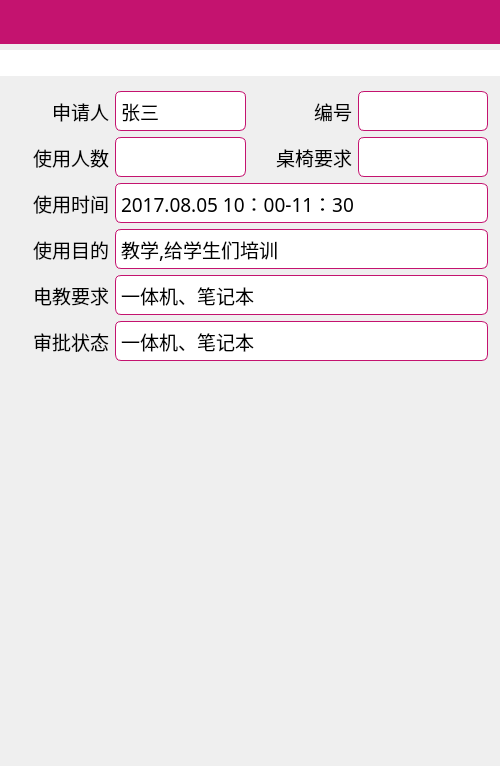
<?xml version="1.0" encoding="UTF-8"?>
<ui version="4.0">
 <class>RoomPage2</class>
 <widget class="QWidget" name="RoomPage2">
  <property name="geometry">
   <rect>
    <x>0</x>
    <y>0</y>
    <width>500</width>
    <height>766</height>
   </rect>
  </property>
  <property name="font">
   <font>
    <family>微软雅黑</family>
    <pointsize>18</pointsize>
   </font>
  </property>
  <property name="windowTitle">
   <string>Form</string>
  </property>
  <layout class="QVBoxLayout" name="verticalLayout">
   <property name="leftMargin">
    <number>0</number>
   </property>
   <property name="topMargin">
    <number>0</number>
   </property>
   <property name="rightMargin">
    <number>0</number>
   </property>
   <property name="bottomMargin">
    <number>0</number>
   </property>
   <item>
    <widget class="TitleBar" name="titleBar" native="true">
     <property name="minimumSize">
      <size>
       <width>0</width>
       <height>44</height>
      </size>
     </property>
     <property name="styleSheet">
      <string notr="true">background-color: rgb(196, 19, 111);</string>
     </property>
    </widget>
   </item>
   <item>
    <widget class="QLabel" name="title">
     <property name="minimumSize">
      <size>
       <width>300</width>
       <height>0</height>
      </size>
     </property>
     <property name="font">
      <font>
       <family>微软雅黑</family>
       <pointsize>14</pointsize>
      </font>
     </property>
     <property name="styleSheet">
      <string notr="true">background-color: rgb(255,255,255);</string>
     </property>
     <property name="text">
      <string/>
     </property>
     <property name="alignment">
      <set>Qt::AlignCenter</set>
     </property>
    </widget>
   </item>
   <item>
    <widget class="QWidget" name="widget" native="true">
     <property name="styleSheet">
      <string notr="true">background-color: transparent;</string>
     </property>
     <layout class="QGridLayout" name="gridLayout">
      <property name="rightMargin">
       <number>12</number>
      </property>
      <item row="0" column="0">
       <widget class="QLabel" name="nameApplicant">
        <property name="minimumSize">
         <size>
          <width>50</width>
          <height>40</height>
         </size>
        </property>
        <property name="maximumSize">
         <size>
          <width>100</width>
          <height>16777215</height>
         </size>
        </property>
        <property name="palette">
         <palette>
          <active>
           <colorrole role="Button">
            <brush brushstyle="SolidPattern">
             <color alpha="0">
              <red>0</red>
              <green>0</green>
              <blue>0</blue>
             </color>
            </brush>
           </colorrole>
           <colorrole role="Base">
            <brush brushstyle="SolidPattern">
             <color alpha="0">
              <red>0</red>
              <green>0</green>
              <blue>0</blue>
             </color>
            </brush>
           </colorrole>
           <colorrole role="Window">
            <brush brushstyle="SolidPattern">
             <color alpha="0">
              <red>0</red>
              <green>0</green>
              <blue>0</blue>
             </color>
            </brush>
           </colorrole>
          </active>
          <inactive>
           <colorrole role="Button">
            <brush brushstyle="SolidPattern">
             <color alpha="0">
              <red>0</red>
              <green>0</green>
              <blue>0</blue>
             </color>
            </brush>
           </colorrole>
           <colorrole role="Base">
            <brush brushstyle="SolidPattern">
             <color alpha="0">
              <red>0</red>
              <green>0</green>
              <blue>0</blue>
             </color>
            </brush>
           </colorrole>
           <colorrole role="Window">
            <brush brushstyle="SolidPattern">
             <color alpha="0">
              <red>0</red>
              <green>0</green>
              <blue>0</blue>
             </color>
            </brush>
           </colorrole>
          </inactive>
          <disabled>
           <colorrole role="Button">
            <brush brushstyle="SolidPattern">
             <color alpha="0">
              <red>0</red>
              <green>0</green>
              <blue>0</blue>
             </color>
            </brush>
           </colorrole>
           <colorrole role="Base">
            <brush brushstyle="SolidPattern">
             <color alpha="0">
              <red>0</red>
              <green>0</green>
              <blue>0</blue>
             </color>
            </brush>
           </colorrole>
           <colorrole role="Window">
            <brush brushstyle="SolidPattern">
             <color alpha="0">
              <red>0</red>
              <green>0</green>
              <blue>0</blue>
             </color>
            </brush>
           </colorrole>
          </disabled>
         </palette>
        </property>
        <property name="font">
         <font>
          <family>微软雅黑</family>
          <pointsize>14</pointsize>
         </font>
        </property>
        <property name="styleSheet">
         <string notr="true">QLabel{
	background-color: transparent
}</string>
        </property>
        <property name="frameShape">
         <enum>QFrame::NoFrame</enum>
        </property>
        <property name="text">
         <string>申请人</string>
        </property>
        <property name="alignment">
         <set>Qt::AlignRight|Qt::AlignTrailing|Qt::AlignVCenter</set>
        </property>
       </widget>
      </item>
      <item row="0" column="1">
       <widget class="QLabel" name="applicant">
        <property name="minimumSize">
         <size>
          <width>50</width>
          <height>0</height>
         </size>
        </property>
        <property name="font">
         <font>
          <family>微软雅黑</family>
          <pointsize>14</pointsize>
         </font>
        </property>
        <property name="styleSheet">
         <string notr="true">QLabel{
	border:1px solid rgb(196, 19, 111);
	border-radius: 6px;
	background-color: rgb(255,255,255);
}</string>
        </property>
        <property name="frameShape">
         <enum>QFrame::StyledPanel</enum>
        </property>
        <property name="text">
         <string>张三</string>
        </property>
       </widget>
      </item>
      <item row="0" column="2">
       <widget class="QLabel" name="label_36">
        <property name="minimumSize">
         <size>
          <width>50</width>
          <height>20</height>
         </size>
        </property>
        <property name="maximumSize">
         <size>
          <width>100</width>
          <height>16777215</height>
         </size>
        </property>
        <property name="palette">
         <palette>
          <active>
           <colorrole role="Button">
            <brush brushstyle="SolidPattern">
             <color alpha="0">
              <red>0</red>
              <green>0</green>
              <blue>0</blue>
             </color>
            </brush>
           </colorrole>
           <colorrole role="Base">
            <brush brushstyle="SolidPattern">
             <color alpha="0">
              <red>0</red>
              <green>0</green>
              <blue>0</blue>
             </color>
            </brush>
           </colorrole>
           <colorrole role="Window">
            <brush brushstyle="SolidPattern">
             <color alpha="0">
              <red>0</red>
              <green>0</green>
              <blue>0</blue>
             </color>
            </brush>
           </colorrole>
          </active>
          <inactive>
           <colorrole role="Button">
            <brush brushstyle="SolidPattern">
             <color alpha="0">
              <red>0</red>
              <green>0</green>
              <blue>0</blue>
             </color>
            </brush>
           </colorrole>
           <colorrole role="Base">
            <brush brushstyle="SolidPattern">
             <color alpha="0">
              <red>0</red>
              <green>0</green>
              <blue>0</blue>
             </color>
            </brush>
           </colorrole>
           <colorrole role="Window">
            <brush brushstyle="SolidPattern">
             <color alpha="0">
              <red>0</red>
              <green>0</green>
              <blue>0</blue>
             </color>
            </brush>
           </colorrole>
          </inactive>
          <disabled>
           <colorrole role="Button">
            <brush brushstyle="SolidPattern">
             <color alpha="0">
              <red>0</red>
              <green>0</green>
              <blue>0</blue>
             </color>
            </brush>
           </colorrole>
           <colorrole role="Base">
            <brush brushstyle="SolidPattern">
             <color alpha="0">
              <red>0</red>
              <green>0</green>
              <blue>0</blue>
             </color>
            </brush>
           </colorrole>
           <colorrole role="Window">
            <brush brushstyle="SolidPattern">
             <color alpha="0">
              <red>0</red>
              <green>0</green>
              <blue>0</blue>
             </color>
            </brush>
           </colorrole>
          </disabled>
         </palette>
        </property>
        <property name="font">
         <font>
          <family>微软雅黑</family>
          <pointsize>14</pointsize>
         </font>
        </property>
        <property name="styleSheet">
         <string notr="true">QLabel{
	background-color: transparent
}</string>
        </property>
        <property name="frameShape">
         <enum>QFrame::NoFrame</enum>
        </property>
        <property name="text">
         <string>编号</string>
        </property>
        <property name="alignment">
         <set>Qt::AlignRight|Qt::AlignTrailing|Qt::AlignVCenter</set>
        </property>
       </widget>
      </item>
      <item row="0" column="3">
       <widget class="QLabel" name="serialNum">
        <property name="minimumSize">
         <size>
          <width>50</width>
          <height>0</height>
         </size>
        </property>
        <property name="font">
         <font>
          <family>微软雅黑</family>
          <pointsize>14</pointsize>
         </font>
        </property>
        <property name="styleSheet">
         <string notr="true">QLabel{
	border:1px solid rgb(196, 19, 111);
	border-radius: 6px;
	background-color: rgb(255,255,255);
}</string>
        </property>
        <property name="frameShape">
         <enum>QFrame::StyledPanel</enum>
        </property>
        <property name="text">
         <string/>
        </property>
       </widget>
      </item>
      <item row="1" column="0">
       <widget class="QLabel" name="label_19">
        <property name="minimumSize">
         <size>
          <width>50</width>
          <height>40</height>
         </size>
        </property>
        <property name="palette">
         <palette>
          <active>
           <colorrole role="Button">
            <brush brushstyle="SolidPattern">
             <color alpha="0">
              <red>0</red>
              <green>0</green>
              <blue>0</blue>
             </color>
            </brush>
           </colorrole>
           <colorrole role="Base">
            <brush brushstyle="SolidPattern">
             <color alpha="0">
              <red>0</red>
              <green>0</green>
              <blue>0</blue>
             </color>
            </brush>
           </colorrole>
           <colorrole role="Window">
            <brush brushstyle="SolidPattern">
             <color alpha="0">
              <red>0</red>
              <green>0</green>
              <blue>0</blue>
             </color>
            </brush>
           </colorrole>
          </active>
          <inactive>
           <colorrole role="Button">
            <brush brushstyle="SolidPattern">
             <color alpha="0">
              <red>0</red>
              <green>0</green>
              <blue>0</blue>
             </color>
            </brush>
           </colorrole>
           <colorrole role="Base">
            <brush brushstyle="SolidPattern">
             <color alpha="0">
              <red>0</red>
              <green>0</green>
              <blue>0</blue>
             </color>
            </brush>
           </colorrole>
           <colorrole role="Window">
            <brush brushstyle="SolidPattern">
             <color alpha="0">
              <red>0</red>
              <green>0</green>
              <blue>0</blue>
             </color>
            </brush>
           </colorrole>
          </inactive>
          <disabled>
           <colorrole role="Button">
            <brush brushstyle="SolidPattern">
             <color alpha="0">
              <red>0</red>
              <green>0</green>
              <blue>0</blue>
             </color>
            </brush>
           </colorrole>
           <colorrole role="Base">
            <brush brushstyle="SolidPattern">
             <color alpha="0">
              <red>0</red>
              <green>0</green>
              <blue>0</blue>
             </color>
            </brush>
           </colorrole>
           <colorrole role="Window">
            <brush brushstyle="SolidPattern">
             <color alpha="0">
              <red>0</red>
              <green>0</green>
              <blue>0</blue>
             </color>
            </brush>
           </colorrole>
          </disabled>
         </palette>
        </property>
        <property name="font">
         <font>
          <family>微软雅黑</family>
          <pointsize>14</pointsize>
         </font>
        </property>
        <property name="styleSheet">
         <string notr="true">QLabel{
	background-color: transparent
}</string>
        </property>
        <property name="frameShape">
         <enum>QFrame::NoFrame</enum>
        </property>
        <property name="text">
         <string>使用人数</string>
        </property>
        <property name="alignment">
         <set>Qt::AlignRight|Qt::AlignTrailing|Qt::AlignVCenter</set>
        </property>
       </widget>
      </item>
      <item row="1" column="1">
       <widget class="QLabel" name="peoples">
        <property name="minimumSize">
         <size>
          <width>50</width>
          <height>0</height>
         </size>
        </property>
        <property name="font">
         <font>
          <family>微软雅黑</family>
          <pointsize>14</pointsize>
         </font>
        </property>
        <property name="styleSheet">
         <string notr="true">QLabel{
	border:1px solid rgb(196, 19, 111);
	border-radius: 6px;
	background-color: rgb(255,255,255);
}</string>
        </property>
        <property name="frameShape">
         <enum>QFrame::StyledPanel</enum>
        </property>
        <property name="text">
         <string/>
        </property>
       </widget>
      </item>
      <item row="1" column="2">
       <widget class="QLabel" name="label_6">
        <property name="minimumSize">
         <size>
          <width>50</width>
          <height>20</height>
         </size>
        </property>
        <property name="font">
         <font>
          <family>微软雅黑</family>
          <pointsize>14</pointsize>
         </font>
        </property>
        <property name="styleSheet">
         <string notr="true">QLabel{
	background-color: transparent
}</string>
        </property>
        <property name="frameShape">
         <enum>QFrame::NoFrame</enum>
        </property>
        <property name="text">
         <string>桌椅要求</string>
        </property>
        <property name="alignment">
         <set>Qt::AlignRight|Qt::AlignTrailing|Qt::AlignVCenter</set>
        </property>
       </widget>
      </item>
      <item row="1" column="3">
       <widget class="QLabel" name="deskAndChair">
        <property name="minimumSize">
         <size>
          <width>50</width>
          <height>22</height>
         </size>
        </property>
        <property name="font">
         <font>
          <family>微软雅黑</family>
          <pointsize>14</pointsize>
         </font>
        </property>
        <property name="styleSheet">
         <string notr="true">QLabel{
	border:1px solid rgb(196, 19, 111);
	border-radius: 6px;
	background-color: rgb(255,255,255);
}</string>
        </property>
        <property name="frameShape">
         <enum>QFrame::StyledPanel</enum>
        </property>
        <property name="text">
         <string/>
        </property>
       </widget>
      </item>
      <item row="2" column="0">
       <widget class="QLabel" name="label_15">
        <property name="minimumSize">
         <size>
          <width>60</width>
          <height>40</height>
         </size>
        </property>
        <property name="font">
         <font>
          <family>微软雅黑</family>
          <pointsize>14</pointsize>
         </font>
        </property>
        <property name="styleSheet">
         <string notr="true">QLabel{
	background-color: transparent
}</string>
        </property>
        <property name="frameShape">
         <enum>QFrame::NoFrame</enum>
        </property>
        <property name="text">
         <string>使用时间</string>
        </property>
        <property name="alignment">
         <set>Qt::AlignRight|Qt::AlignTrailing|Qt::AlignVCenter</set>
        </property>
       </widget>
      </item>
      <item row="2" column="1" colspan="3">
       <widget class="QLabel" name="timeOfUse">
        <property name="minimumSize">
         <size>
          <width>80</width>
          <height>22</height>
         </size>
        </property>
        <property name="font">
         <font>
          <family>微软雅黑</family>
          <pointsize>14</pointsize>
         </font>
        </property>
        <property name="styleSheet">
         <string notr="true">QLabel{
	border:1px solid rgb(196, 19, 111);
	border-radius: 6px;
	background-color: rgb(255,255,255);
}</string>
        </property>
        <property name="frameShape">
         <enum>QFrame::StyledPanel</enum>
        </property>
        <property name="text">
         <string>2017.08.05 10：00-11：30</string>
        </property>
       </widget>
      </item>
      <item row="3" column="0">
       <widget class="QLabel" name="label_10">
        <property name="minimumSize">
         <size>
          <width>50</width>
          <height>40</height>
         </size>
        </property>
        <property name="font">
         <font>
          <family>微软雅黑</family>
          <pointsize>14</pointsize>
         </font>
        </property>
        <property name="styleSheet">
         <string notr="true">QLabel{
	background-color: transparent
}</string>
        </property>
        <property name="frameShape">
         <enum>QFrame::NoFrame</enum>
        </property>
        <property name="text">
         <string>使用目的</string>
        </property>
        <property name="alignment">
         <set>Qt::AlignRight|Qt::AlignTrailing|Qt::AlignVCenter</set>
        </property>
       </widget>
      </item>
      <item row="3" column="1" colspan="3">
       <widget class="QLabel" name="purpose">
        <property name="minimumSize">
         <size>
          <width>50</width>
          <height>22</height>
         </size>
        </property>
        <property name="font">
         <font>
          <family>微软雅黑</family>
          <pointsize>14</pointsize>
         </font>
        </property>
        <property name="styleSheet">
         <string notr="true">QLabel{
	border:1px solid rgb(196, 19, 111);
	border-radius: 6px;
	background-color: rgb(255,255,255);
}</string>
        </property>
        <property name="frameShape">
         <enum>QFrame::StyledPanel</enum>
        </property>
        <property name="text">
         <string>教学,给学生们培训</string>
        </property>
       </widget>
      </item>
      <item row="4" column="0">
       <widget class="QLabel" name="label_9">
        <property name="minimumSize">
         <size>
          <width>50</width>
          <height>40</height>
         </size>
        </property>
        <property name="font">
         <font>
          <family>微软雅黑</family>
          <pointsize>14</pointsize>
         </font>
        </property>
        <property name="styleSheet">
         <string notr="true">QLabel{
	background-color: transparent
}</string>
        </property>
        <property name="frameShape">
         <enum>QFrame::NoFrame</enum>
        </property>
        <property name="text">
         <string>电教要求</string>
        </property>
        <property name="alignment">
         <set>Qt::AlignRight|Qt::AlignTrailing|Qt::AlignVCenter</set>
        </property>
       </widget>
      </item>
      <item row="4" column="1" colspan="3">
       <widget class="QLabel" name="demands">
        <property name="minimumSize">
         <size>
          <width>50</width>
          <height>22</height>
         </size>
        </property>
        <property name="font">
         <font>
          <family>微软雅黑</family>
          <pointsize>14</pointsize>
         </font>
        </property>
        <property name="styleSheet">
         <string notr="true">QLabel{
	border:1px solid rgb(196, 19, 111);
	border-radius: 6px;
	background-color: rgb(255,255,255);
}</string>
        </property>
        <property name="frameShape">
         <enum>QFrame::StyledPanel</enum>
        </property>
        <property name="text">
         <string>一体机、笔记本</string>
        </property>
       </widget>
      </item>
      <item row="5" column="0">
       <widget class="QLabel" name="label_22">
        <property name="minimumSize">
         <size>
          <width>50</width>
          <height>40</height>
         </size>
        </property>
        <property name="font">
         <font>
          <family>微软雅黑</family>
          <pointsize>14</pointsize>
         </font>
        </property>
        <property name="styleSheet">
         <string notr="true">QLabel{
	background-color: transparent
}</string>
        </property>
        <property name="frameShape">
         <enum>QFrame::NoFrame</enum>
        </property>
        <property name="text">
         <string>审批状态</string>
        </property>
        <property name="alignment">
         <set>Qt::AlignRight|Qt::AlignTrailing|Qt::AlignVCenter</set>
        </property>
       </widget>
      </item>
      <item row="5" column="1" colspan="3">
       <widget class="QLabel" name="agreeable">
        <property name="minimumSize">
         <size>
          <width>50</width>
          <height>22</height>
         </size>
        </property>
        <property name="font">
         <font>
          <family>微软雅黑</family>
          <pointsize>14</pointsize>
         </font>
        </property>
        <property name="styleSheet">
         <string notr="true">QLabel{
	border:1px solid rgb(196, 19, 111);
	border-radius: 6px;
	background-color: rgb(255,255,255);
}</string>
        </property>
        <property name="frameShape">
         <enum>QFrame::StyledPanel</enum>
        </property>
        <property name="text">
         <string>一体机、笔记本</string>
        </property>
       </widget>
      </item>
     </layout>
    </widget>
   </item>
   <item>
    <spacer name="verticalSpacer">
     <property name="orientation">
      <enum>Qt::Vertical</enum>
     </property>
     <property name="sizeHint" stdset="0">
      <size>
       <width>20</width>
       <height>376</height>
      </size>
     </property>
    </spacer>
   </item>
  </layout>
 </widget>
 <customwidgets>
  <customwidget>
   <class>TitleBar</class>
   <extends>QWidget</extends>
   <header>widgets/TitleBar.h</header>
   <container>1</container>
  </customwidget>
 </customwidgets>
 <resources/>
 <connections/>
</ui>
